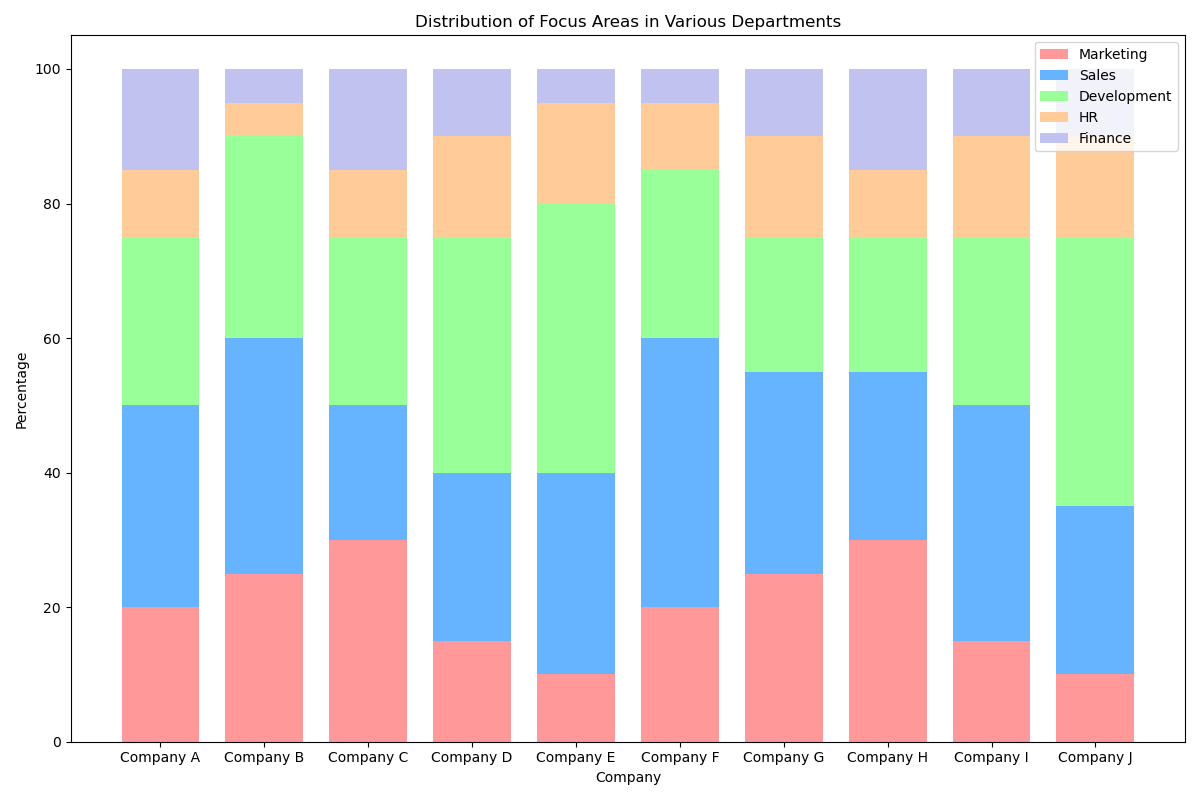

The Python source for this figure:

import matplotlib.pyplot as plt
import numpy as np

# Data
categories = ['Company A', 'Company B', 'Company C', 'Company D', 'Company E', 'Company F', 'Company G', 'Company H', 'Company I', 'Company J']
marketing = [20, 25, 30, 15, 10, 20, 25, 30, 15, 10]
sales = [30, 35, 20, 25, 30, 40, 30, 25, 35, 25]
development = [25, 30, 25, 35, 40, 25, 20, 20, 25, 40]
hr = [10, 5, 10, 15, 15, 10, 15, 10, 15, 15]
finance = [15, 5, 15, 10, 5, 5, 10, 15, 10, 10]

# Stack data
data = np.array([marketing, sales, development, hr, finance])
data_cum = data.cumsum(axis=0)

# Color codes
colors = ["#ff9999", "#66b3ff", "#99ff99", "#ffcc99", "#c2c2f0"]

fig, ax = plt.subplots(figsize=(12, 8))
bar_width = 0.75

# Create vertical stacked bar chart
for i, (colname, color) in enumerate(zip(['Marketing', 'Sales', 'Development', 'HR', 'Finance'], colors)):
    heights = data[i]
    starts = data_cum[i] - heights
    ax.bar(categories, heights, bottom=starts, width=bar_width, label=colname, color=color)

ax.set_ylabel('Percentage')
ax.set_xlabel('Company')
ax.set_title('Distribution of Focus Areas in Various Departments')
ax.legend(loc='upper right')

plt.tight_layout()
plt.show()
